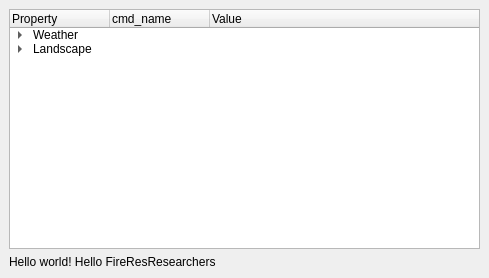
<?xml version="1.0" encoding="UTF-8"?>
<ui version="4.0">
 <class>Fire2aamMainClassDockWidgetBase</class>
 <widget class="QDockWidget" name="Fire2aamMainClassDockWidgetBase">
  <property name="geometry">
   <rect>
    <x>0</x>
    <y>0</y>
    <width>489</width>
    <height>278</height>
   </rect>
  </property>
  <property name="windowTitle">
   <string>cell2fire</string>
  </property>
  <widget class="QWidget" name="dockWidgetContents">
   <layout class="QGridLayout" name="gridLayout">
    <item row="1" column="0">
     <widget class="QLabel" name="label">
      <property name="text">
       <string>Hello world! Hello FireResResearchers</string>
      </property>
     </widget>
    </item>
    <item row="0" column="0" colspan="2">
     <widget class="QTreeWidget" name="treeWidget">
      <property name="columnCount">
       <number>3</number>
      </property>
      <attribute name="headerVisible">
       <bool>true</bool>
      </attribute>
      <attribute name="headerCascadingSectionResizes">
       <bool>true</bool>
      </attribute>
      <column>
       <property name="text">
        <string>Property</string>
       </property>
      </column>
      <column>
       <property name="text">
        <string>cmd_name</string>
       </property>
      </column>
      <column>
       <property name="text">
        <string>Value</string>
       </property>
      </column>
      <item>
       <property name="text">
        <string>Weather</string>
       </property>
       <property name="text">
        <string/>
       </property>
       <property name="flags">
        <set>ItemIsSelectable|ItemIsEditable|ItemIsDragEnabled|ItemIsDropEnabled|ItemIsUserCheckable|ItemIsEnabled|ItemIsTristate</set>
       </property>
       <item>
        <property name="text">
         <string>Constant</string>
        </property>
        <item>
         <property name="text">
          <string># Hrs</string>
         </property>
         <property name="text">
          <string/>
         </property>
        </item>
       </item>
       <item>
        <property name="text">
         <string>ScenariosFolder</string>
        </property>
        <item>
         <property name="text">
          <string># to sample</string>
         </property>
        </item>
       </item>
       <item>
        <property name="text">
         <string>ForecastFile</string>
        </property>
       </item>
      </item>
      <item>
       <property name="text">
        <string>Landscape</string>
       </property>
       <item>
        <property name="text">
         <string>Fuel</string>
        </property>
       </item>
       <item>
        <property name="text">
         <string>Elevation</string>
        </property>
       </item>
      </item>
     </widget>
    </item>
   </layout>
  </widget>
 </widget>
 <resources/>
 <connections/>
</ui>
